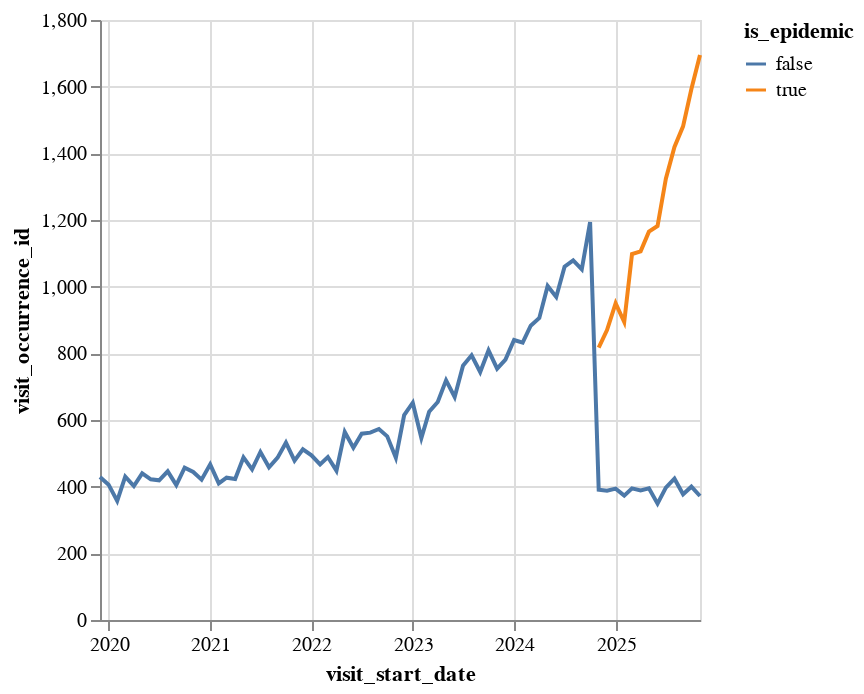

The code cell stored with this chart in its notebook:
### Markdown cell above
Plot the temporal repartition of epidemic visits compared to non-epidemic visits.

### Code cell
alt.Chart(epidemic_cond_summary).mark_line().encode(
    x='visit_start_date:T',
    y='visit_occurrence_id:Q',
    color="is_epidemic:N"
)

### Figure 1 — Vega-Lite specification as saved in the notebook (floating-point values rounded to 4 significant figures)
{"config": {"view": {"continuousWidth": 300, "continuousHeight": 300}}, "data": {"name": "data-1d1932ab383cc4d4a0cf4705c41567f9"}, "mark": {"type": "line"}, "encoding": {"color": {"field": "is_epidemic", "type": "nominal"}, "x": {"field": "visit_start_date", "type": "temporal"}, "y": {"field": "visit_occurrence_id", "type": "quantitative"}}, "$schema": "https://vega.github.io/schema/vega-lite/v5.20.1.json", "datasets": {"data-1d1932ab383cc4d4a0cf4705c41567f9": [{"visit_start_date": "2019-12", "is_epidemic": false, "visit_occurrence_id": 429}, {"visit_start_date": "2020-01", "is_epidemic": false, "visit_occurrence_id": 406}, {"visit_start_date": "2020-02", "is_epidemic": false, "visit_occurrence_id": 357}, {"visit_start_date": "2020-03", "is_epidemic": false, "visit_occurrence_id": 430}, {"visit_start_date": "2020-04", "is_epidemic": false, "visit_occurrence_id": 402}, {"visit_start_date": "2020-05", "is_epidemic": false, "visit_occurrence_id": 440}, {"visit_start_date": "2020-06", "is_epidemic": false, "visit_occurrence_id": 422}, {"visit_start_date": "2020-07", "is_epidemic": false, "visit_occurrence_id": 419}, {"visit_start_date": "2020-08", "is_epidemic": false, "visit_occurrence_id": 446}, {"visit_start_date": "2020-09", "is_epidemic": false, "visit_occurrence_id": 405}, {"visit_start_date": "2020-10", "is_epidemic": false, "visit_occurrence_id": 457}, {"visit_start_date": "2020-11", "is_epidemic": false, "visit_occurrence_id": 444}, {"visit_start_date": "2020-12", "is_epidemic": false, "visit_occurrence_id": 421}, {"visit_start_date": "2021-01", "is_epidemic": false, "visit_occurrence_id": 467}, {"visit_start_date": "2021-02", "is_epidemic": false, "visit_occurrence_id": 410}, {"visit_start_date": "2021-03", "is_epidemic": false, "visit_occurrence_id": 427}, {"visit_start_date": "2021-04", "is_epidemic": false, "visit_occurrence_id": 423}, {"visit_start_date": "2021-05", "is_epidemic": false, "visit_occurrence_id": 488}, {"visit_start_date": "2021-06", "is_epidemic": false, "visit_occurrence_id": 452}, {"visit_start_date": "2021-07", "is_epidemic": false, "visit_occurrence_id": 504}, {"visit_start_date": "2021-08", "is_epidemic": false, "visit_occurrence_id": 458}, {"visit_start_date": "2021-09", "is_epidemic": false, "visit_occurrence_id": 487}, {"visit_start_date": "2021-10", "is_epidemic": false, "visit_occurrence_id": 532}, {"visit_start_date": "2021-11", "is_epidemic": false, "visit_occurrence_id": 478}, {"visit_start_date": "2021-12", "is_epidemic": false, "visit_occurrence_id": 512}, {"visit_start_date": "2022-01", "is_epidemic": false, "visit_occurrence_id": 494}, {"visit_start_date": "2022-02", "is_epidemic": false, "visit_occurrence_id": 467}, {"visit_start_date": "2022-03", "is_epidemic": false, "visit_occurrence_id": 489}, {"visit_start_date": "2022-04", "is_epidemic": false, "visit_occurrence_id": 448}, {"visit_start_date": "2022-05", "is_epidemic": false, "visit_occurrence_id": 564}, {"visit_start_date": "2022-06", "is_epidemic": false, "visit_occurrence_id": 517}, {"visit_start_date": "2022-07", "is_epidemic": false, "visit_occurrence_id": 559}, {"visit_start_date": "2022-08", "is_epidemic": false, "visit_occurrence_id": 562}, {"visit_start_date": "2022-09", "is_epidemic": false, "visit_occurrence_id": 573}, {"visit_start_date": "2022-10", "is_epidemic": false, "visit_occurrence_id": 551}, {"visit_start_date": "2022-11", "is_epidemic": false, "visit_occurrence_id": 487}, {"visit_start_date": "2022-12", "is_epidemic": false, "visit_occurrence_id": 615}, {"visit_start_date": "2023-01", "is_epidemic": false, "visit_occurrence_id": 652}, {"visit_start_date": "2023-02", "is_epidemic": false, "visit_occurrence_id": 546}, {"visit_start_date": "2023-03", "is_epidemic": false, "visit_occurrence_id": 625}, {"visit_start_date": "2023-04", "is_epidemic": false, "visit_occurrence_id": 654}, {"visit_start_date": "2023-05", "is_epidemic": false, "visit_occurrence_id": 719}, {"visit_start_date": "2023-06", "is_epidemic": false, "visit_occurrence_id": 669}, {"visit_start_date": "2023-07", "is_epidemic": false, "visit_occurrence_id": 763}, {"visit_start_date": "2023-08", "is_epidemic": false, "visit_occurrence_id": 794}, {"visit_start_date": "2023-09", "is_epidemic": false, "visit_occurrence_id": 744}, {"visit_start_date": "2023-10", "is_epidemic": false, "visit_occurrence_id": 809}, {"visit_start_date": "2023-11", "is_epidemic": false, "visit_occurrence_id": 754}, {"visit_start_date": "2023-12", "is_epidemic": false, "visit_occurrence_id": 781}, {"visit_start_date": "2024-01", "is_epidemic": false, "visit_occurrence_id": 840}, {"visit_start_date": "2024-02", "is_epidemic": false, "visit_occurrence_id": 832}, {"visit_start_date": "2024-03", "is_epidemic": false, "visit_occurrence_id": 883}, {"visit_start_date": "2024-04", "is_epidemic": false, "visit_occurrence_id": 906}, {"visit_start_date": "2024-05", "is_epidemic": false, "visit_occurrence_id": 1002}, {"visit_start_date": "2024-06", "is_epidemic": false, "visit_occurrence_id": 969}, {"visit_start_date": "2024-07", "is_epidemic": false, "visit_occurrence_id": 1060}, {"visit_start_date": "2024-08", "is_epidemic": false, "visit_occurrence_id": 1079}, {"visit_start_date": "2024-09", "is_epidemic": false, "visit_occurrence_id": 1052}, {"visit_start_date": "2024-10", "is_epidemic": false, "visit_occurrence_id": 1194}, {"visit_start_date": "2024-11", "is_epidemic": false, "visit_occurrence_id": 391}, {"visit_start_date": "2024-11", "is_epidemic": true, "visit_occurrence_id": 817}, {"visit_start_date": "2024-12", "is_epidemic": false, "visit_occurrence_id": 388}, {"visit_start_date": "2024-12", "is_epidemic": true, "visit_occurrence_id": 870}, {"visit_start_date": "2025-01", "is_epidemic": false, "visit_occurrence_id": 394}, {"visit_start_date": "2025-01", "is_epidemic": true, "visit_occurrence_id": 950}, {"visit_start_date": "2025-02", "is_epidemic": false, "visit_occurrence_id": 373}, {"visit_start_date": "2025-02", "is_epidemic": true, "visit_occurrence_id": 894}, {"visit_start_date": "2025-03", "is_epidemic": false, "visit_occurrence_id": 395}, {"visit_start_date": "2025-03", "is_epidemic": true, "visit_occurrence_id": 1098}, {"visit_start_date": "2025-04", "is_epidemic": false, "visit_occurrence_id": 389}, {"visit_start_date": "2025-04", "is_epidemic": true, "visit_occurrence_id": 1106}, {"visit_start_date": "2025-05", "is_epidemic": false, "visit_occurrence_id": 395}, {"visit_start_date": "2025-05", "is_epidemic": true, "visit_occurrence_id": 1165}, {"visit_start_date": "2025-06", "is_epidemic": false, "visit_occurrence_id": 349}, {"visit_start_date": "2025-06", "is_epidemic": true, "visit_occurrence_id": 1182}, {"visit_start_date": "2025-07", "is_epidemic": false, "visit_occurrence_id": 397}, {"visit_start_date": "2025-07", "is_epidemic": true, "visit_occurrence_id": 1324}, {"visit_start_date": "2025-08", "is_epidemic": false, "visit_occurrence_id": 424}, {"visit_start_date": "2025-08", "is_epidemic": true, "visit_occurrence_id": 1419}, {"visit_start_date": "2025-09", "is_epidemic": false, "visit_occurrence_id": 377}, {"visit_start_date": "2025-09", "is_epidemic": true, "visit_occurrence_id": 1481}, {"visit_start_date": "2025-10", "is_epidemic": false, "visit_occurrence_id": 400}, {"visit_start_date": "2025-10", "is_epidemic": true, "visit_occurrence_id": 1593}, {"visit_start_date": "2025-11", "is_epidemic": false, "visit_occurrence_id": 372}, {"visit_start_date": "2025-11", "is_epidemic": true, "visit_occurrence_id": 1695}]}}
